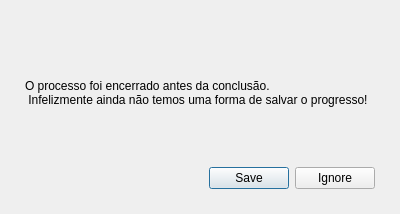
<?xml version="1.0" encoding="UTF-8"?>
<ui version="4.0">
 <class>Dialog</class>
 <widget class="QDialog" name="Dialog">
  <property name="geometry">
   <rect>
    <x>0</x>
    <y>0</y>
    <width>400</width>
    <height>214</height>
   </rect>
  </property>
  <property name="windowTitle">
   <string>Dialog</string>
  </property>
  <layout class="QVBoxLayout" name="verticalLayout">
   <property name="leftMargin">
    <number>25</number>
   </property>
   <property name="topMargin">
    <number>25</number>
   </property>
   <property name="rightMargin">
    <number>25</number>
   </property>
   <property name="bottomMargin">
    <number>25</number>
   </property>
   <item>
    <widget class="QLabel" name="label">
     <property name="text">
      <string>O processo foi encerrado antes da conclusão.
 Infelizmente ainda não temos uma forma de salvar o progresso!</string>
     </property>
    </widget>
   </item>
   <item>
    <widget class="QDialogButtonBox" name="buttonBox">
     <property name="orientation">
      <enum>Qt::Horizontal</enum>
     </property>
     <property name="standardButtons">
      <set>QDialogButtonBox::Ignore|QDialogButtonBox::Save</set>
     </property>
    </widget>
   </item>
  </layout>
 </widget>
 <resources/>
 <connections>
  <connection>
   <sender>buttonBox</sender>
   <signal>accepted()</signal>
   <receiver>Dialog</receiver>
   <slot>accept()</slot>
   <hints>
    <hint type="sourcelabel">
     <x>248</x>
     <y>254</y>
    </hint>
    <hint type="destinationlabel">
     <x>157</x>
     <y>274</y>
    </hint>
   </hints>
  </connection>
  <connection>
   <sender>buttonBox</sender>
   <signal>rejected()</signal>
   <receiver>Dialog</receiver>
   <slot>reject()</slot>
   <hints>
    <hint type="sourcelabel">
     <x>316</x>
     <y>260</y>
    </hint>
    <hint type="destinationlabel">
     <x>286</x>
     <y>274</y>
    </hint>
   </hints>
  </connection>
 </connections>
</ui>
